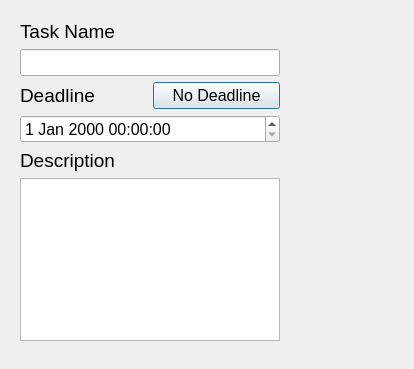
<?xml version="1.0" encoding="UTF-8"?>
<ui version="4.0">
 <class>Dialog</class>
 <widget class="QDialog" name="Dialog">
  <property name="geometry">
   <rect>
    <x>0</x>
    <y>0</y>
    <width>414</width>
    <height>369</height>
   </rect>
  </property>
  <property name="windowTitle">
   <string>Dialog</string>
  </property>
  <widget class="QWidget" name="">
   <property name="geometry">
    <rect>
     <x>20</x>
     <y>20</y>
     <width>260</width>
     <height>321</height>
    </rect>
   </property>
   <layout class="QVBoxLayout" name="verticalLayout_4">
    <item>
     <layout class="QVBoxLayout" name="verticalLayout">
      <item>
       <widget class="QLabel" name="label_TaskName">
        <property name="font">
         <font>
          <pointsize>14</pointsize>
         </font>
        </property>
        <property name="text">
         <string>Task Name</string>
        </property>
       </widget>
      </item>
      <item>
       <widget class="QLineEdit" name="lineEdit_TaskName">
        <property name="font">
         <font>
          <pointsize>12</pointsize>
         </font>
        </property>
       </widget>
      </item>
     </layout>
    </item>
    <item>
     <layout class="QVBoxLayout" name="verticalLayout_3">
      <item>
       <layout class="QHBoxLayout" name="horizontalLayout">
        <item>
         <widget class="QLabel" name="label_Deadline">
          <property name="font">
           <font>
            <pointsize>14</pointsize>
           </font>
          </property>
          <property name="text">
           <string>Deadline</string>
          </property>
         </widget>
        </item>
        <item>
         <widget class="QPushButton" name="pushButton_NoDeadline">
          <property name="font">
           <font>
            <pointsize>12</pointsize>
           </font>
          </property>
          <property name="text">
           <string>No Deadline</string>
          </property>
         </widget>
        </item>
       </layout>
      </item>
      <item>
       <widget class="QDateTimeEdit" name="dateTimeEdit_Deadline">
        <property name="font">
         <font>
          <pointsize>12</pointsize>
         </font>
        </property>
       </widget>
      </item>
     </layout>
    </item>
    <item>
     <layout class="QVBoxLayout" name="verticalLayout_2">
      <item>
       <widget class="QLabel" name="label_Description">
        <property name="font">
         <font>
          <pointsize>14</pointsize>
         </font>
        </property>
        <property name="text">
         <string>Description</string>
        </property>
       </widget>
      </item>
      <item>
       <widget class="QTextEdit" name="textEdit_Description">
        <property name="font">
         <font>
          <pointsize>12</pointsize>
         </font>
        </property>
       </widget>
      </item>
     </layout>
    </item>
   </layout>
  </widget>
 </widget>
 <resources/>
 <connections/>
</ui>
